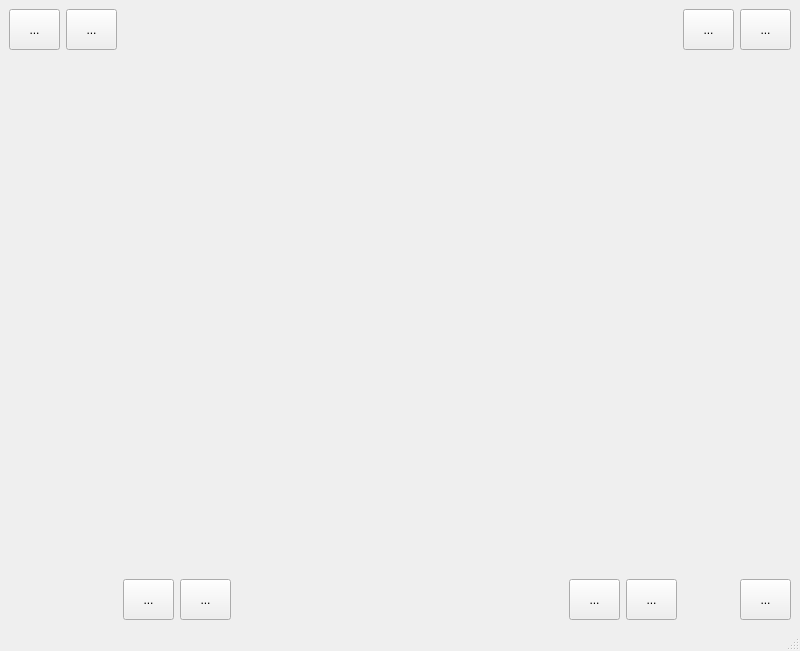
<?xml version="1.0" encoding="UTF-8"?>
<ui version="4.0">
 <class>MainWindow</class>
 <widget class="QMainWindow" name="MainWindow">
  <property name="geometry">
   <rect>
    <x>0</x>
    <y>0</y>
    <width>800</width>
    <height>651</height>
   </rect>
  </property>
  <property name="windowTitle">
   <string>MainWindow</string>
  </property>
  <widget class="QWidget" name="centralwidget">
   <layout class="QGridLayout" name="gridLayout">
    <item row="2" column="3">
     <widget class="QToolButton" name="row">
      <property name="minimumSize">
       <size>
        <width>51</width>
        <height>41</height>
       </size>
      </property>
      <property name="toolTip">
       <string>&lt;html&gt;&lt;head/&gt;&lt;body&gt;&lt;p align=&quot;center&quot;&gt;Добавить строку&lt;/p&gt;&lt;/body&gt;&lt;/html&gt;</string>
      </property>
      <property name="whatsThis">
       <string>&lt;html&gt;&lt;head/&gt;&lt;body&gt;&lt;p&gt;Добавить строку&lt;/p&gt;&lt;/body&gt;&lt;/html&gt;</string>
      </property>
      <property name="text">
       <string>...</string>
      </property>
     </widget>
    </item>
    <item row="2" column="2">
     <widget class="QToolButton" name="deleteRow">
      <property name="minimumSize">
       <size>
        <width>51</width>
        <height>41</height>
       </size>
      </property>
      <property name="toolTip">
       <string>&lt;html&gt;&lt;head/&gt;&lt;body&gt;&lt;p align=&quot;center&quot;&gt;Удалить строку&lt;/p&gt;&lt;/body&gt;&lt;/html&gt;</string>
      </property>
      <property name="text">
       <string>...</string>
      </property>
     </widget>
    </item>
    <item row="0" column="9">
     <widget class="QToolButton" name="saveAs">
      <property name="minimumSize">
       <size>
        <width>51</width>
        <height>41</height>
       </size>
      </property>
      <property name="toolTip">
       <string>&lt;html&gt;&lt;head/&gt;&lt;body&gt;&lt;p align=&quot;center&quot;&gt;Сохранить как файл&lt;/p&gt;&lt;/body&gt;&lt;/html&gt;</string>
      </property>
      <property name="whatsThis">
       <string>&lt;html&gt;&lt;head/&gt;&lt;body&gt;&lt;p&gt;&lt;br/&gt;&lt;/p&gt;&lt;/body&gt;&lt;/html&gt;</string>
      </property>
      <property name="text">
       <string>...</string>
      </property>
     </widget>
    </item>
    <item row="2" column="7">
     <widget class="QToolButton" name="deleteColumn">
      <property name="minimumSize">
       <size>
        <width>51</width>
        <height>41</height>
       </size>
      </property>
      <property name="toolTip">
       <string>&lt;html&gt;&lt;head/&gt;&lt;body&gt;&lt;p align=&quot;center&quot;&gt;Удалить столбец&lt;/p&gt;&lt;/body&gt;&lt;/html&gt;</string>
      </property>
      <property name="text">
       <string>...</string>
      </property>
     </widget>
    </item>
    <item row="0" column="8">
     <widget class="QToolButton" name="save">
      <property name="minimumSize">
       <size>
        <width>51</width>
        <height>41</height>
       </size>
      </property>
      <property name="toolTip">
       <string>&lt;html&gt;&lt;head/&gt;&lt;body&gt;&lt;p align=&quot;center&quot;&gt;Сохранить файл&lt;/p&gt;&lt;/body&gt;&lt;/html&gt;</string>
      </property>
      <property name="text">
       <string>...</string>
      </property>
     </widget>
    </item>
    <item row="0" column="0">
     <widget class="QToolButton" name="newTab">
      <property name="minimumSize">
       <size>
        <width>51</width>
        <height>41</height>
       </size>
      </property>
      <property name="toolTip">
       <string>&lt;html&gt;&lt;head/&gt;&lt;body&gt;&lt;p align=&quot;center&quot;&gt;Добавить лист&lt;/p&gt;&lt;/body&gt;&lt;/html&gt;</string>
      </property>
      <property name="text">
       <string>...</string>
      </property>
     </widget>
    </item>
    <item row="0" column="1">
     <widget class="QToolButton" name="deleteTab">
      <property name="minimumSize">
       <size>
        <width>51</width>
        <height>41</height>
       </size>
      </property>
      <property name="toolTip">
       <string>&lt;html&gt;&lt;head/&gt;&lt;body&gt;&lt;p align=&quot;center&quot;&gt;Удалить лист&lt;/p&gt;&lt;/body&gt;&lt;/html&gt;</string>
      </property>
      <property name="text">
       <string>...</string>
      </property>
     </widget>
    </item>
    <item row="1" column="0" colspan="10">
     <widget class="QWidget" name="widget" native="true">
      <property name="minimumSize">
       <size>
        <width>782</width>
        <height>498</height>
       </size>
      </property>
     </widget>
    </item>
    <item row="2" column="6">
     <widget class="QToolButton" name="column">
      <property name="minimumSize">
       <size>
        <width>51</width>
        <height>41</height>
       </size>
      </property>
      <property name="toolTip">
       <string>&lt;html&gt;&lt;head/&gt;&lt;body&gt;&lt;p align=&quot;center&quot;&gt;Добавить столбец&lt;/p&gt;&lt;/body&gt;&lt;/html&gt;</string>
      </property>
      <property name="whatsThis">
       <string>&lt;html&gt;&lt;head/&gt;&lt;body&gt;&lt;p&gt;Добавить столбец&lt;/p&gt;&lt;/body&gt;&lt;/html&gt;</string>
      </property>
      <property name="text">
       <string>...</string>
      </property>
     </widget>
    </item>
    <item row="2" column="9">
     <widget class="QToolButton" name="question">
      <property name="minimumSize">
       <size>
        <width>51</width>
        <height>41</height>
       </size>
      </property>
      <property name="toolTip">
       <string>&lt;html&gt;&lt;head/&gt;&lt;body&gt;&lt;p align=&quot;center&quot;&gt;Полезная информация&lt;/p&gt;&lt;/body&gt;&lt;/html&gt;</string>
      </property>
      <property name="text">
       <string>...</string>
      </property>
     </widget>
    </item>
   </layout>
  </widget>
  <widget class="QMenuBar" name="menubar">
   <property name="geometry">
    <rect>
     <x>0</x>
     <y>0</y>
     <width>800</width>
     <height>21</height>
    </rect>
   </property>
  </widget>
  <widget class="QStatusBar" name="statusbar"/>
 </widget>
 <resources/>
 <connections/>
</ui>
